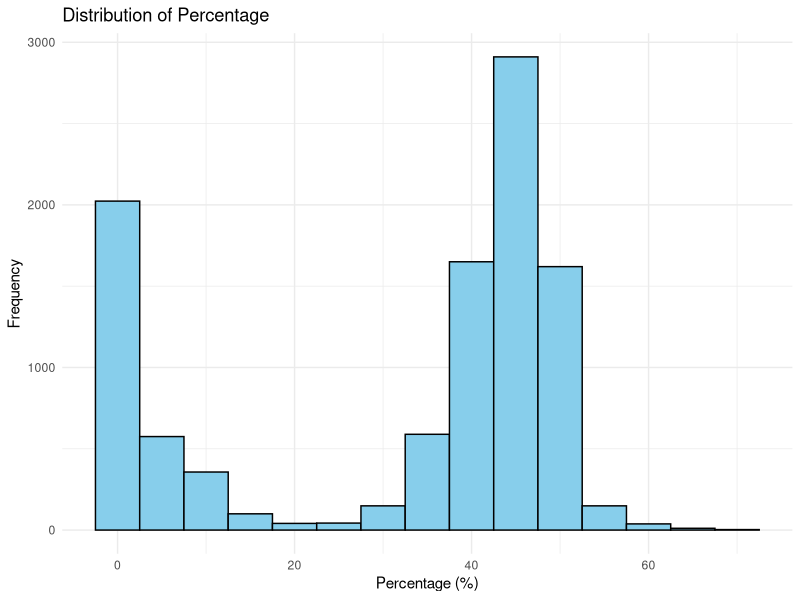
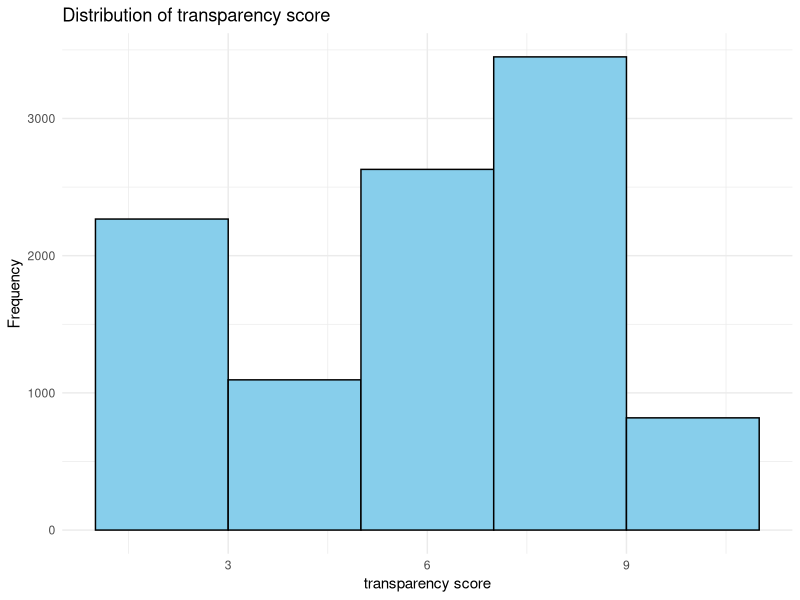
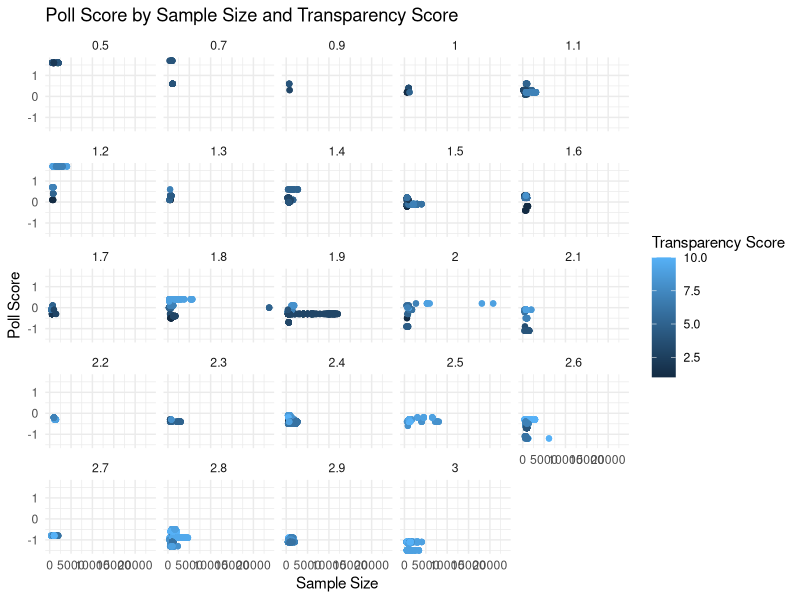
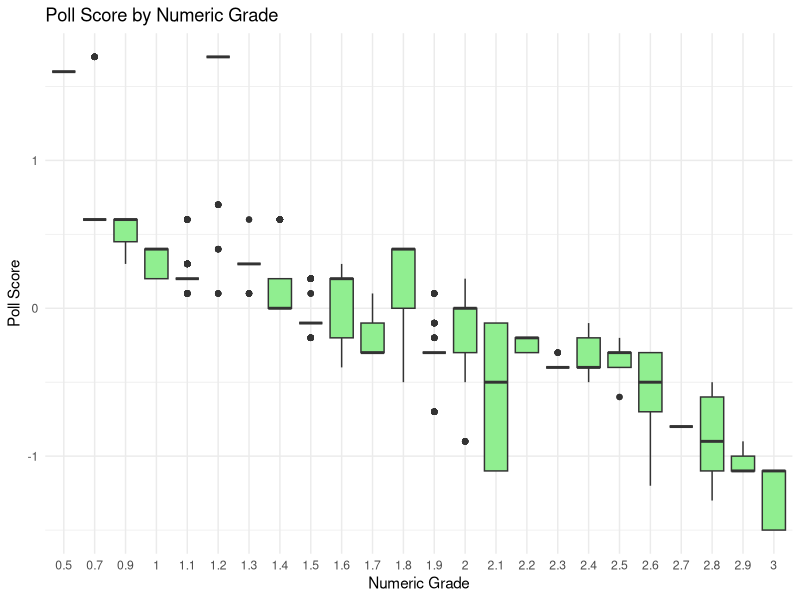
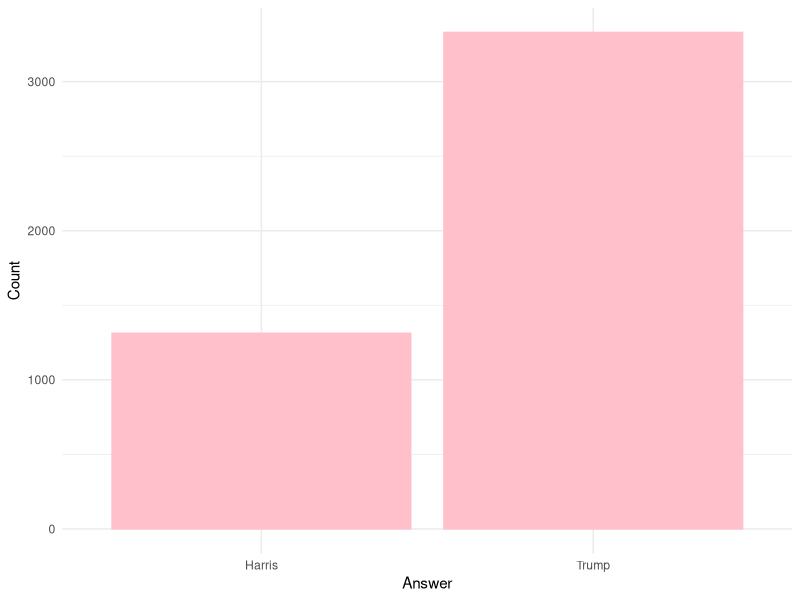
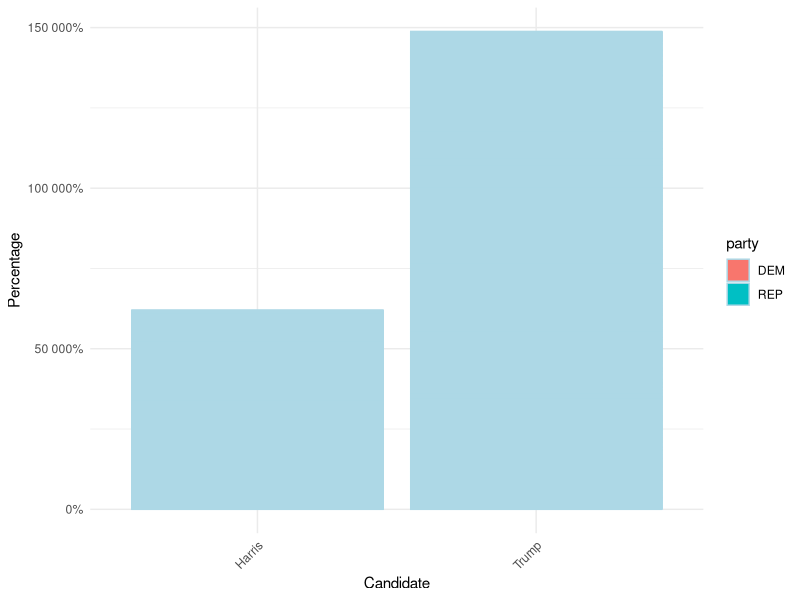
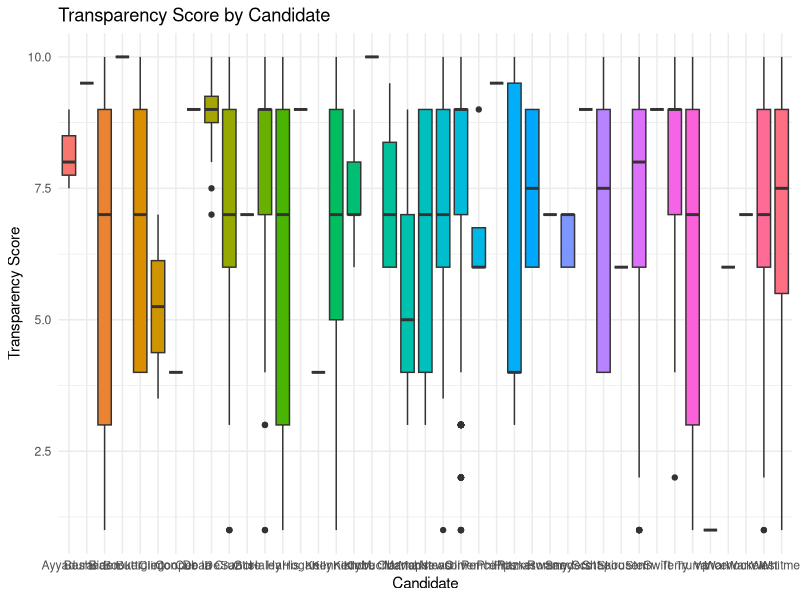
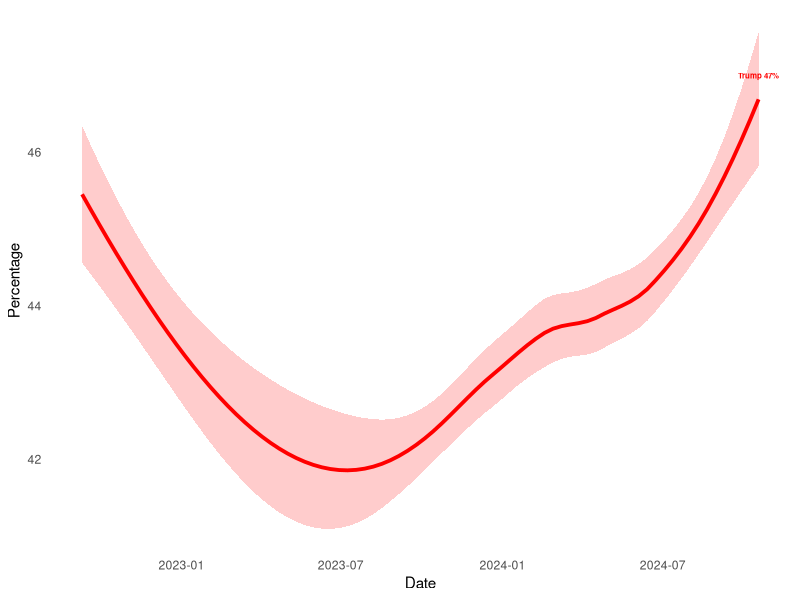

The R source for these figures, in order:
## ---- chunk 1
#| include: false
#| warning: false
#| message: false

library(tidyverse)
library(readr)
library(dplyr)
library(knitr)

clean_data <- read_csv("../data/01-raw_data/clean_data.csv")
nyt_data <- read_csv("../data/02-analysis_data/NYT_data.csv")
cleaned_data <- read_csv("../data/02-analysis_data/cleaned_data.csv")
model_data <- read_csv("../data/02-analysis_data/cleaned_data.csv")
## ---- chunk 2
#| echo: false
#| eval: true
#| label: tbl-cleaned_data
#| tbl-cap: "Sample Cleaned Data"
#| warning: false

cleaned_data |>
  select(answer,pct,pollster,methodology,sample_size) |>      # Select the first 3 columns
  head(5) |>
  kable(
    col.names = c("Answer","Percentage","Pollster","Methodology","Sample Size"),  # Automatically get the first 3 column names to match data
    booktabs = TRUE
  )
## ---- chunk 3
#| label: Distribution of Percentage
#| echo: false
#| warning: false
#| message: false
ggplot(cleaned_data, aes(x = pct)) +
  geom_histogram(binwidth = 5, fill = "skyblue", color = "black") +
  labs(title = "Distribution of Percentage", x = "Percentage (%)", y = "Frequency") +
  theme_minimal()
## ---- chunk 4
#| label: fig-distribution_transparency_score
#| echo: false
#| warning: false
#| message: false
ggplot(cleaned_data, aes(x = transparency_score)) +
  geom_histogram(binwidth = 2, fill = "skyblue", color = "black") +
  labs(title = "Distribution of transparency score", x = "transparency score", y = "Frequency") +
  theme_minimal()
## ---- chunk 5
#| label: Poll Score by Sample Size and Transparency Score
#| echo: false
#| warning: false
#| message: false
ggplot(cleaned_data, aes(x = sample_size, y = pollscore)) +
  geom_point(aes(color = transparency_score)) +
  facet_wrap(~ numeric_grade) +
  labs(title = "Poll Score by Sample Size and Transparency Score", x = "Sample Size", y = "Poll Score", color = "Transparency Score") +
  theme_minimal()
## ---- chunk 6
#| label: Poll Score by Numeric Grade
#| echo: false
#| warning: false
#| message: false
ggplot(cleaned_data, aes(x = factor(numeric_grade), y = pollscore)) +
  geom_boxplot(fill = "lightgreen") +
  labs(title = "Poll Score by Numeric Grade", x = "Numeric Grade", y = "Poll Score") +
  theme_minimal()

## ---- chunk 7
#| echo: false
#| warning: false
#| message: false
trump_data <- cleaned_data %>% filter(answer == "Trump")
trump_model <- lm(pct ~ pollscore + sample_size + numeric_grade + transparency_score, data = trump_data)
summary(trump_model)
## ---- chunk 8
#| echo: false
#| warning: false
#| message: false
harris_data <- model_data %>% filter(answer == "Harris")
harris_model <- lm(pct ~ pollscore + sample_size + numeric_grade + transparency_score, data = harris_data)
summary(harris_model)
## ---- chunk 9
#| label: fig-distribution_Answers
#| fig-cap: Distribution of Answers
#| echo: false
#| warning: false
#| message: false

ggplot(cleaned_data %>% filter(answer %in% c("Trump", "Harris")), aes(x = answer)) +
  geom_bar(fill = "pink", color = "pink") +
  labs(x = "Answer", y = "Count") +
  theme_minimal()
## ---- chunk 10
#| label: fig-histogram_pct
#| fig-cap: Percentage of Support for Each Candidate
#| echo: false
#| warning: false
#| message: false

ggplot(cleaned_data %>% filter(answer %in% c("Trump", "Harris")), aes(x = answer, y = pct, fill = party)) +
  geom_bar(stat = "identity", color = "lightblue") +
  labs( x = "Candidate", y = "Percentage") +
  theme_minimal() +
  scale_y_continuous(labels = scales::percent_format(scale = 1)) + # Converts y-axis to percentage format
  theme(axis.text.x = element_text(angle = 45, hjust = 1)) # Rotates x-axis labels
## ---- chunk 11
#| label: transparency score for each candidate
#| fig-cap: Percentage of Support for Each Candidate
#| echo: false
#| warning: false
#| message: false
ggplot(cleaned_data, aes(x = answer, y = transparency_score, fill = answer)) +
  geom_boxplot() +
  labs(title = "Transparency Score by Candidate", x = "Candidate", y = "Transparency Score") +
  theme_minimal() +
  theme(legend.position = "none")
## ---- chunk 12
#| label: fig-pct_overtime
#| fig-cap: Mean Percentage of Support for Trump and Harris over time
#| echo: false
#| warning: false
#| message: false
#| 
trump_data <- cleaned_data %>%
  filter(answer == "Trump") %>%
  mutate(end_date = mdy(end_date)) %>%  # Convert end_date to Date format
  group_by(end_date) %>%
  summarize(mean_pct = mean(pct, na.rm = TRUE))

ggplot(trump_data, aes(x = end_date, y = mean_pct)) +
  geom_smooth(method = "loess", color = "red", fill = "#FF7F7F", linetype = "solid", size = 1.3, se = TRUE, ) +
  annotate("text", 
           x = max(trump_data$end_date), 
           y = trump_data$mean_pct[which.max(trump_data$end_date)], 
           label = paste0("Trump ", round(trump_data$mean_pct[which.max(trump_data$end_date)], 1), "%"),
           color = "red", 
           fontface = "bold",
           size = 2) +
  labs(title = NULL, x = "Date", y = "Percentage") +
  theme_minimal() +
    theme(panel.grid.major = element_blank(),
        panel.grid.minor = element_blank())


## ---- chunk 13
#| echo: false
#| eval: true
#| label: tbl-nyt_data
#| tbl-cap: "Sample Siena/NYT Data"
#| warning: false

nyt_data |>
  select(everything()) |>
  head(5) |>
  kable(
    col.names = c("Pollster","Methodology","Population","Sample Size","Grade Rating","Pollscore"),
    booktabs = TRUE
  )
